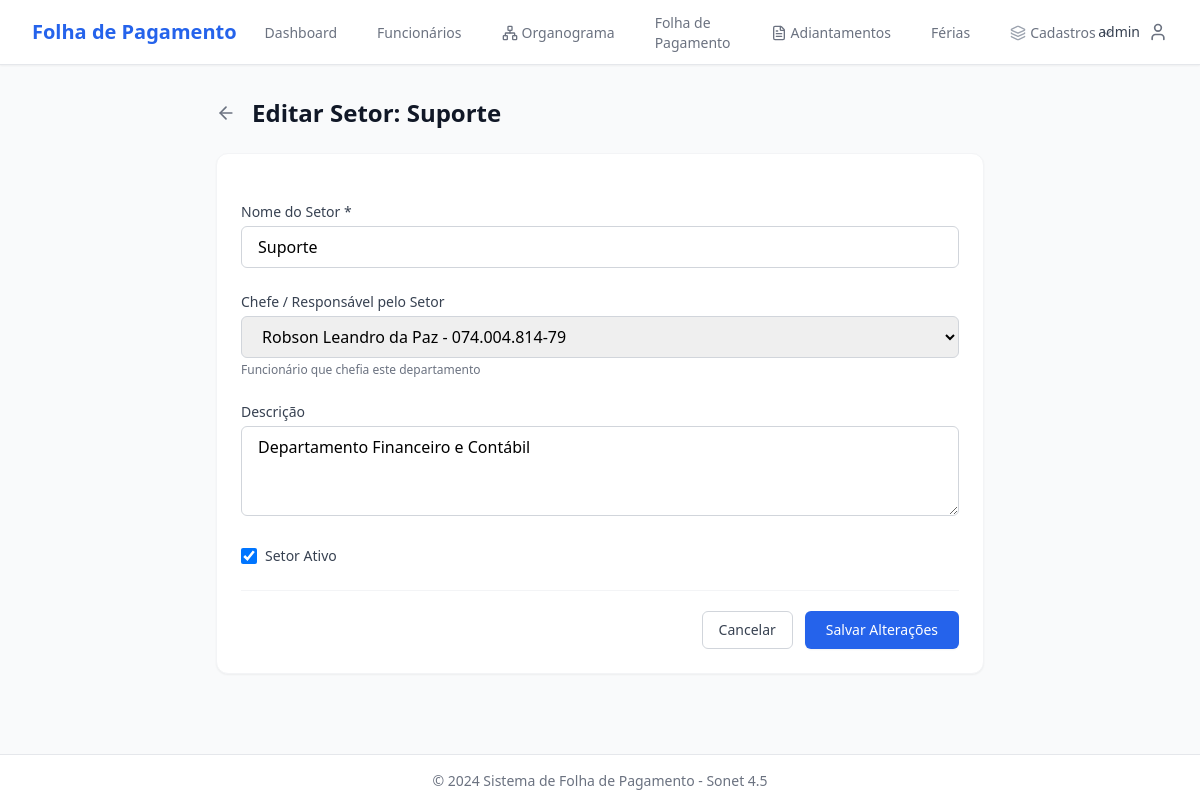
The app's page /setores/3/editar/ (signed in) with its own data.
### core/models.py (models this page shows, shortened)
class TimeStampedModel(models.Model):
    created_at = models.DateTimeField('Criado em', auto_now_add=True)
    updated_at = models.DateTimeField('Atualizado em', auto_now=True)
    class Meta:
        abstract = True

class Setor(TimeStampedModel):
    nome = models.CharField('Nome', max_length=100, unique=True)
    descricao = models.TextField('Descrição', blank=True)
    chefe = models.OneToOneField(
        'funcionarios.Funcionario',
        on_delete=models.SET_NULL,
        null=True,
        blank=True,
        verbose_name='Chefe do Setor',
        related_name='setor_chefiado',
        help_text='Funcionário responsável por este setor'
    )
    ativo = models.BooleanField('Ativo', default=True)
    class Meta:
        verbose_name = 'Setor'
        verbose_name_plural = 'Setores'
        ordering = ['nome']

### core/views.py (the view)
# urls.py: path('setores/<int:pk>/editar/', views.setor_update, name='setor_update'),
@login_required
def setor_update(request, pk):
    setor = get_object_or_404(Setor, pk=pk)
    if request.method == 'POST':
        form = SetorForm(request.POST, instance=setor)
        if form.is_valid():
            form.save()
            messages.success(request, 'Setor atualizado com sucesso!')
            return redirect('core:setor_list')
    else:
        form = SetorForm(instance=setor)
    context = {
        'form': form,
        'setor': setor,
        'title': f'Editar Setor: {setor.nome}',
        'button_text': 'Salvar Alterações'
    }
    return render(request, 'core/setor_form.html', context)

### core/forms.py
class SetorForm(forms.ModelForm):
    class Meta:
        model = Setor
        fields = ['nome', 'descricao', 'chefe', 'ativo']
        widgets = {
            'nome': forms.TextInput(attrs={
                'class': 'w-full px-4 py-2 border border-gray-300 rounded-md focus:ring-2 focus:ring-blue-500 focus:border-blue-500',
                'placeholder': 'Ex: Financeiro, TI, Recursos Humanos',
                'required': True
            }),
            'descricao': forms.Textarea(attrs={
                'class': 'w-full px-4 py-2 border border-gray-300 rounded-md focus:ring-2 focus:ring-blue-500 focus:border-blue-500',
                'rows': 3,
                'placeholder': 'Descrição das responsabilidades do setor'
            }),
            'chefe': forms.Select(attrs={
                'class': 'w-full px-4 py-2 border border-gray-300 rounded-md focus:ring-2 focus:ring-blue-500 focus:border-blue-500'
            }),
            'ativo': forms.CheckboxInput(attrs={
                'class': 'h-4 w-4 text-blue-600 focus:ring-blue-500 border-gray-300 rounded'
            })
        }

### funcionarios/models.py (called while the page is built)
    def __str__(self):
        return f"{self.nome_completo} - {self.cpf}"

### templates/core/setor_form.html (shortened to what this page needs)
{% extends 'base.html' %}
{% block content %}
<div class="max-w-3xl mx-auto space-y-6">
    <div class="flex items-center justify-between">
        <div class="flex items-center">
            <a href="{% url 'core:setor_list' %}" class="mr-4 text-gray-500 hover:text-gray-700">
                <i data-lucide="arrow-left" class="w-5 h-5"></i>
            </a>
            <h1 class="text-2xl font-bold text-gray-900">{{ title }}</h1>
        </div>
    </div>
    <div class="bg-white shadow-sm rounded-xl p-6 border border-gray-100">
        <form method="post" class="space-y-6">
            <div>
                <label class="block text-sm font-medium text-gray-700 mb-1">Nome do Setor *</label>
                {{ form.nome }}
            </div>
            <div>
                <label class="block text-sm font-medium text-gray-700 mb-1">Chefe / Responsável pelo Setor</label>
                {{ form.chefe }}
                <p class="mt-1 text-xs text-gray-500">Funcionário que chefia este departamento</p>
            </div>
            <div>
                <label class="block text-sm font-medium text-gray-700 mb-1">Descrição</label>
                {{ form.descricao }}
            </div>
            <div class="flex items-center">
                {{ form.ativo }}
                <label for="{{ form.ativo.id_for_label }}" class="ml-2 block text-sm font-medium text-gray-700">
                    Setor Ativo
                </label>
            </div>
            <div class="flex justify-end space-x-3 border-t border-gray-100 pt-5">
                <a href="{% url 'core:setor_list' %}" class="px-4 py-2 border border-gray-300 text-sm font-medium rounded-md text-gray-700 bg-white hover:bg-gray-50">
                    Cancelar
                </a>
                <button type="submit" class="px-5 py-2 border border-transparent text-sm font-medium rounded-md text-white bg-blue-600 hover:bg-blue-700 shadow-sm">
                    {{ button_text }}
                </button>
            </div>
        </form>
    </div>
</div>
{% endblock %}

### templates/base.html (shortened to what this page needs)
{% load static %}
<!DOCTYPE html>
<html lang="pt-BR">
<head>
    <script src="https://cdn.tailwindcss.com"></script>
</head>
<body class="bg-gray-50 min-h-screen">
    <nav class="bg-white shadow-sm border-b border-gray-200">
        <div class="max-w-7xl mx-auto px-4 sm:px-6 lg:px-8">
            <div class="flex justify-between h-16">
                <div class="flex">
                    <div class="flex-shrink-0 flex items-center">
                        <h1 class="text-xl font-bold text-blue-600">Folha de Pagamento</h1>
                    </div>
                    <div class="hidden sm:ml-6 sm:flex sm:space-x-8">
                        <a href="{% url 'core:dashboard' %}" class="border-transparent text-gray-500 hover:border-gray-300 hover:text-gray-700 inline-flex items-center px-1 pt-1 border-b-2 text-sm font-medium">
                            Dashboard
                        </a>
                        <a href="{% url 'funcionarios:list' %}" class="border-transparent text-gray-500 hover:border-gray-300 hover:text-gray-700 inline-flex items-center px-1 pt-1 border-b-2 text-sm font-medium">
                            Funcionários
                        </a>
                        <a href="{% url 'funcionarios:organograma' %}" class="border-transparent text-gray-500 hover:border-gray-300 hover:text-gray-700 inline-flex items-center px-1 pt-1 border-b-2 text-sm font-medium">
                            <i data-lucide="network" class="w-4 h-4 mr-1"></i>
                            Organograma
                        </a>
                        <a href="{% url 'folha:list' %}" class="border-transparent text-gray-500 hover:border-gray-300 hover:text-gray-700 inline-flex items-center px-1 pt-1 border-b-2 text-sm font-medium">
                            Folha de Pagamento
                        </a>
                        <a href="{% url 'funcionarios:adiantamento_list' %}" class="border-transparent text-gray-500 hover:border-gray-300 hover:text-gray-700 inline-flex items-center px-1 pt-1 border-b-2 text-sm font-medium">
                            <i data-lucide="file-text" class="w-4 h-4 mr-1"></i>
                            Adiantamentos
                        </a>
                        <a href="{% url 'funcionarios:ferias_list' %}" class="border-transparent text-gray-500 hover:border-gray-300 hover:text-gray-700 inline-flex items-center px-1 pt-1 border-b-2 text-sm font-medium">
                            Férias
                        </a>
                        <div class="relative inline-flex items-center" x-data="{ openCadastros: false }">
                            <button @click="openCadastros = !openCadastros" type="button" class="border-transparent text-gray-500 hover:border-gray-300 hover:text-gray-700 inline-flex items-center px-1 pt-1 border-b-2 text-sm font-medium focus:outline-none">
                                <i data-lucide="layers" class="w-4 h-4 mr-1 text-gray-400"></i>
                                Cadastros
                                <i data-lucide="chevron-down" class="w-3.5 h-3.5 ml-1 text-gray-400"></i>
                            </button>
                        </div>
                    </div>
                </div>
                <div class="flex items-center">
                    {% if user.is_authenticated %}
                        <div class="ml-3 relative" x-data="{ open: false }">
                            <button @click="open = !open" class="flex items-center text-sm focus:outline-none focus:ring-2 focus:ring-offset-2 focus:ring-blue-500 rounded-full">
                                <span class="text-gray-700 mr-2">{{ user.username }}</span>
                                <i data-lucide="user" class="w-5 h-5 text-gray-500"></i>
                            </button>
                        </div>
                    {% endif %}
                </div>
            </div>
        </div>
    </nav>
    <main class="max-w-7xl mx-auto px-4 sm:px-6 lg:px-8 py-8">
        {% block content %}{% endblock %}
    </main>
    <footer class="bg-white border-t border-gray-200 mt-12">
        <div class="max-w-7xl mx-auto px-4 sm:px-6 lg:px-8 py-4">
            <p class="text-center text-sm text-gray-500">
                © 2024 Sistema de Folha de Pagamento - Sonet 4.5
            </p>
        </div>
    </footer>
</body>
</html>

### records on screen
Setor: nome "Suporte", chefe "Robson Leandro da Paz - 074.004.814-79", descricao "Departamento Financeiro e Contábil", ativo "☑"

### other values on screen
{{ user.username }} "admin"
{{ title }} "Editar Setor: Suporte"
{{ button_text }} "Salvar Alterações"
